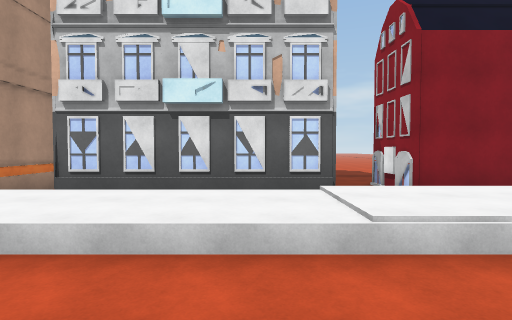
View 1 (above)

24 first-person views from a walk through a Unity game level. The camera is 1.2 m above the floor, tilts 2° down and sees 80° across. The floor is counted in squares, 2 m on a side. Each view is taken from the middle of a square. On the plan, view 1 faces up. The plan holds only what a view shows up to about 9 squares ahead; the rest is blank. The place goes on beyond the plan.

View 2
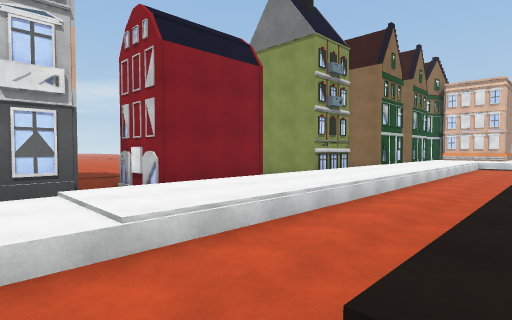

View 3
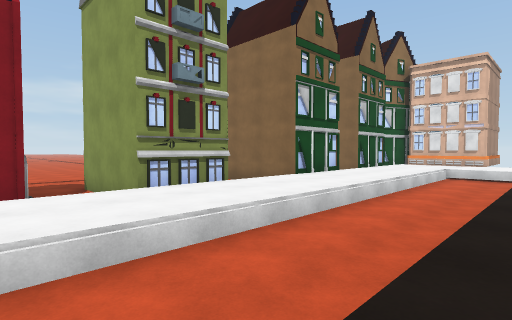

View 4
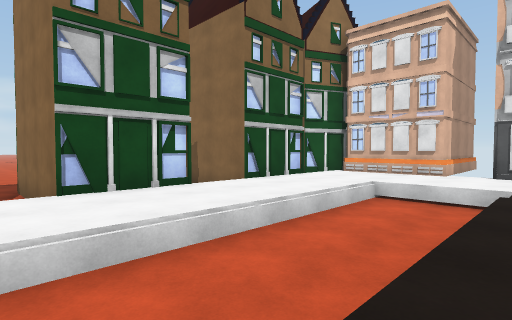

View 5
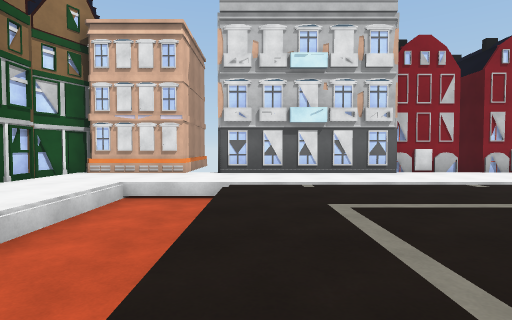

View 6
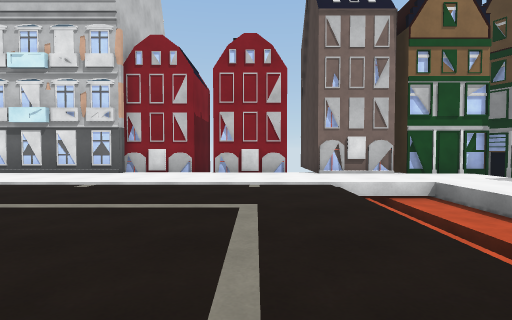

View 7
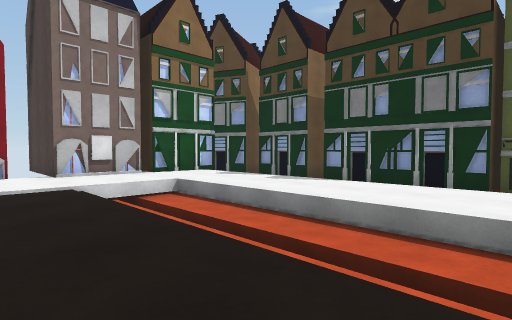

View 8
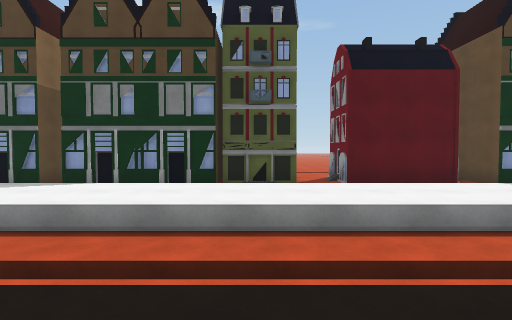

View 9
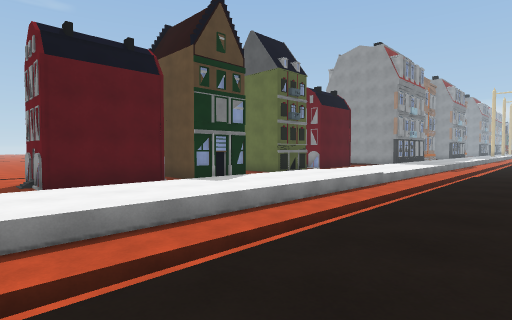

View 10
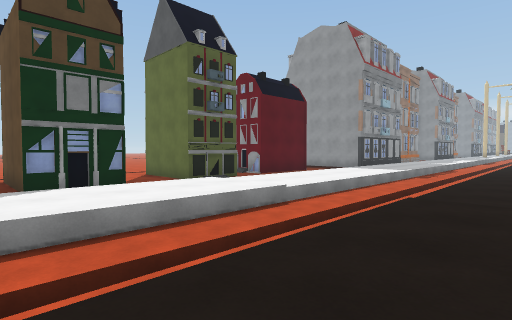

View 11
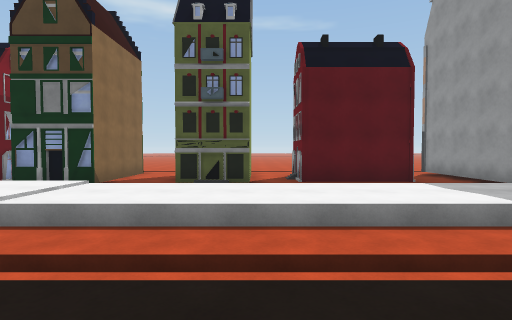

View 12
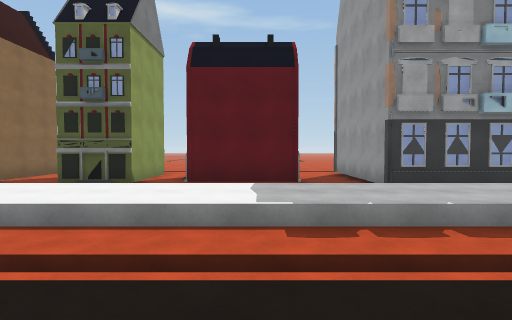

View 13
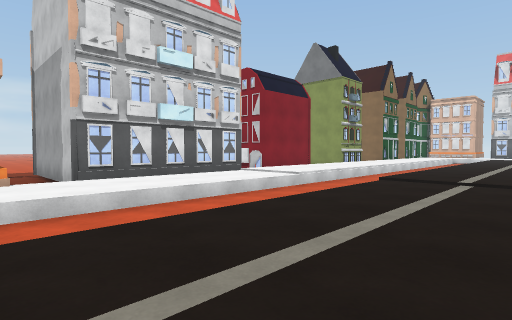

View 14
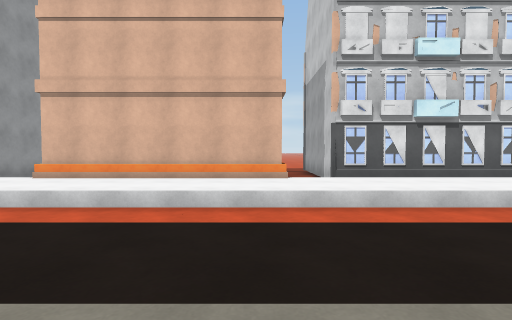

View 15
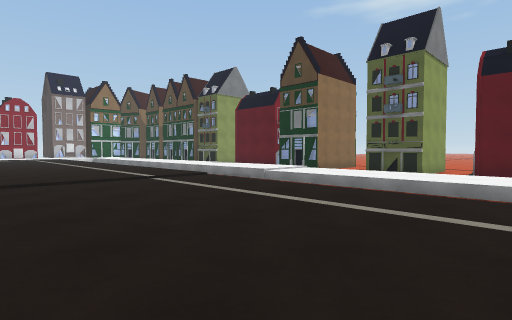

View 16
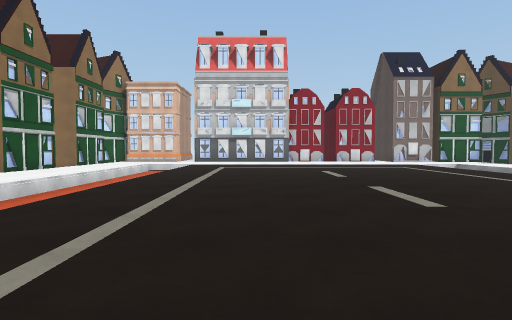

View 17
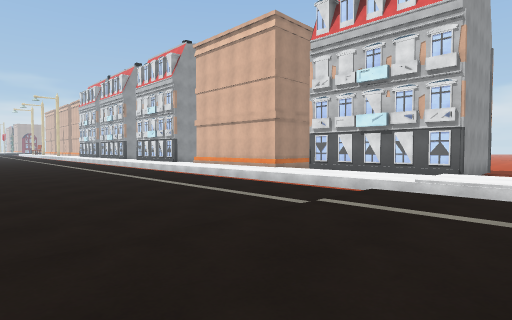

View 18
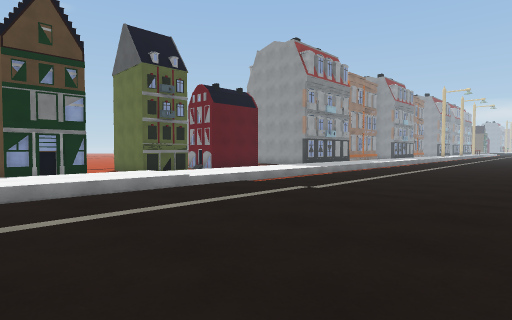

View 19
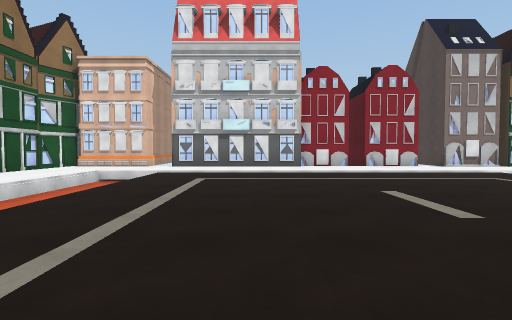

View 20
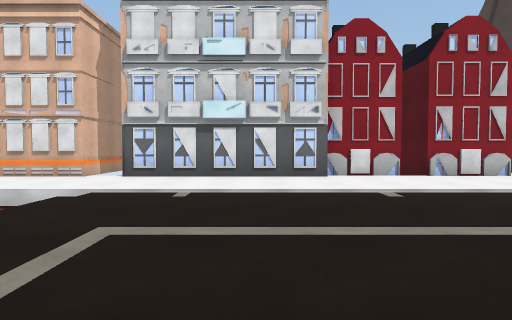

View 21
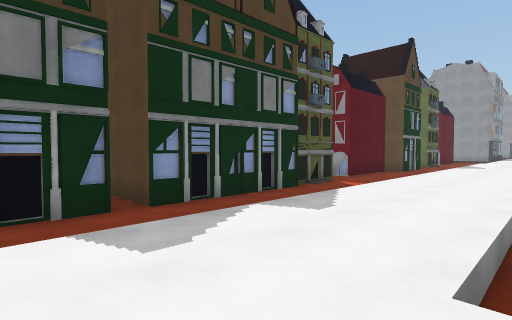

View 22
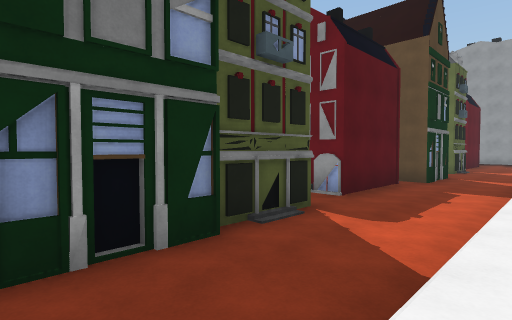

View 23
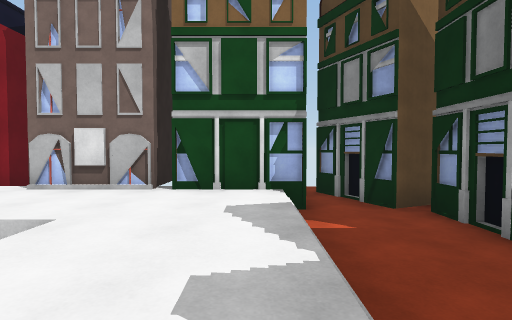

View 24
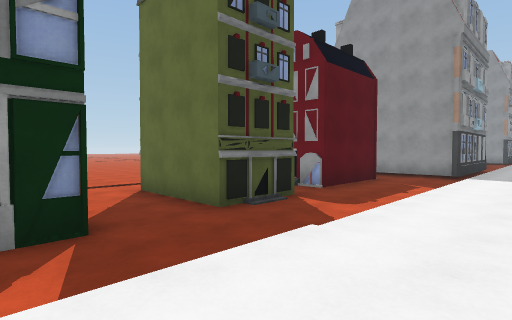

### Floor plan
Key: @ floor where view 1 was taken; # wall or solid block; . main floor; - floor 0.5 m lower than the main floor; / step, stairs or slope; B building.
Columns run from 8 left of view 1 to 20 right of it. Each row starts with its distance up from view 1.
  9     -B   B--  --
  8     -#    --  --   BB
  7    B-#   #-##  # B #
  6    B-#   #-B#### B #
  5 BBBB-#####-----##B-###-####
  4 ..........................BB
  3 ..........................B
  2 ------------------------..BBB
  1          ---------------..#
  0   ......@.................B
 -1   ........................B
 -2  .........................#
 -3  .........................#
 -4    .......................B
 -5    .......................##
 -6    .......................##
 -7    .......................B#
 -8   ........................##
 -9  ///////////////////////..##
-10 ------------------------..##
-11 ..........................B
-12 ..........................#
-13 B--------------------  -----
-14 #-------------------------B#
-15 #-#####BB-#B####-#B#B#B##B##
-16 #-B  ## B-###  #-  #   #
-17 B       B-  #
-18         --B B
-19        ///
-20        --

Positions as (right, up) in squares from view 1, and headings:
1: (0, 0), facing up
2: (0, 0), facing up-right
3: (5, 0), facing up-right
4: (10, 0), facing up-right
5: (10, 0), facing right
6: (10, -7), facing right
7: (10, -7), facing down-right
8: (10, -7), facing down
9: (9, -7), facing down-left
10: (5, -7), facing down-left
11: (-2, -7), facing down
12: (-5, -7), facing down
13: (-5, -2), facing up-right
14: (-5, -2), facing up
15: (-5, -4), facing down-right
16: (3, -2), facing right
17: (3, -4), facing up-left
18: (5, -4), facing down-left
19: (7, -2), facing right
20: (11, -2), facing right
21: (17, -10), facing down-left
22: (13, -12), facing down-left
23: (13, -12), facing right
24: (3, -11), facing down-left
